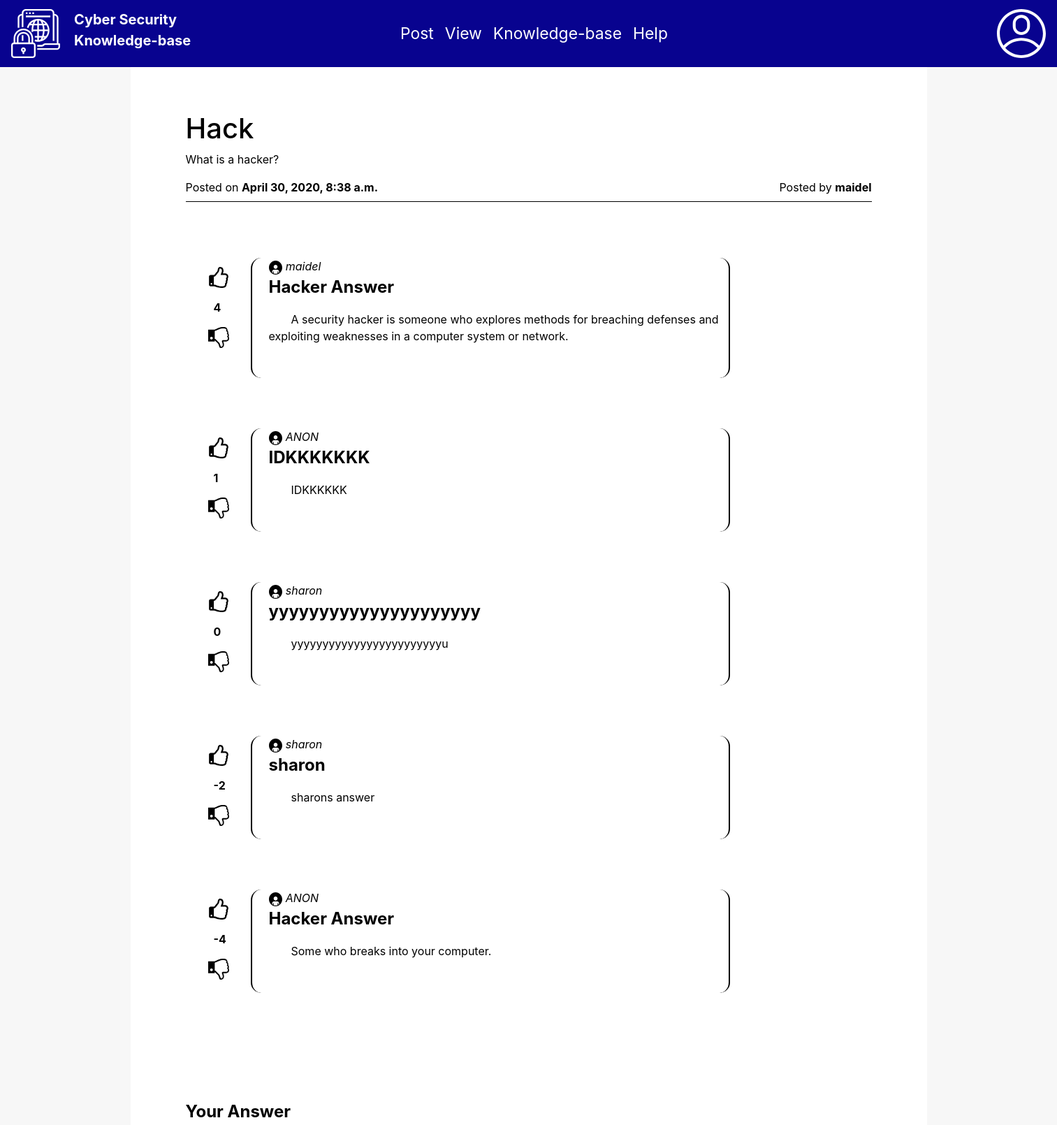
The app's page /question/8/hack (signed in, upper part), older data.
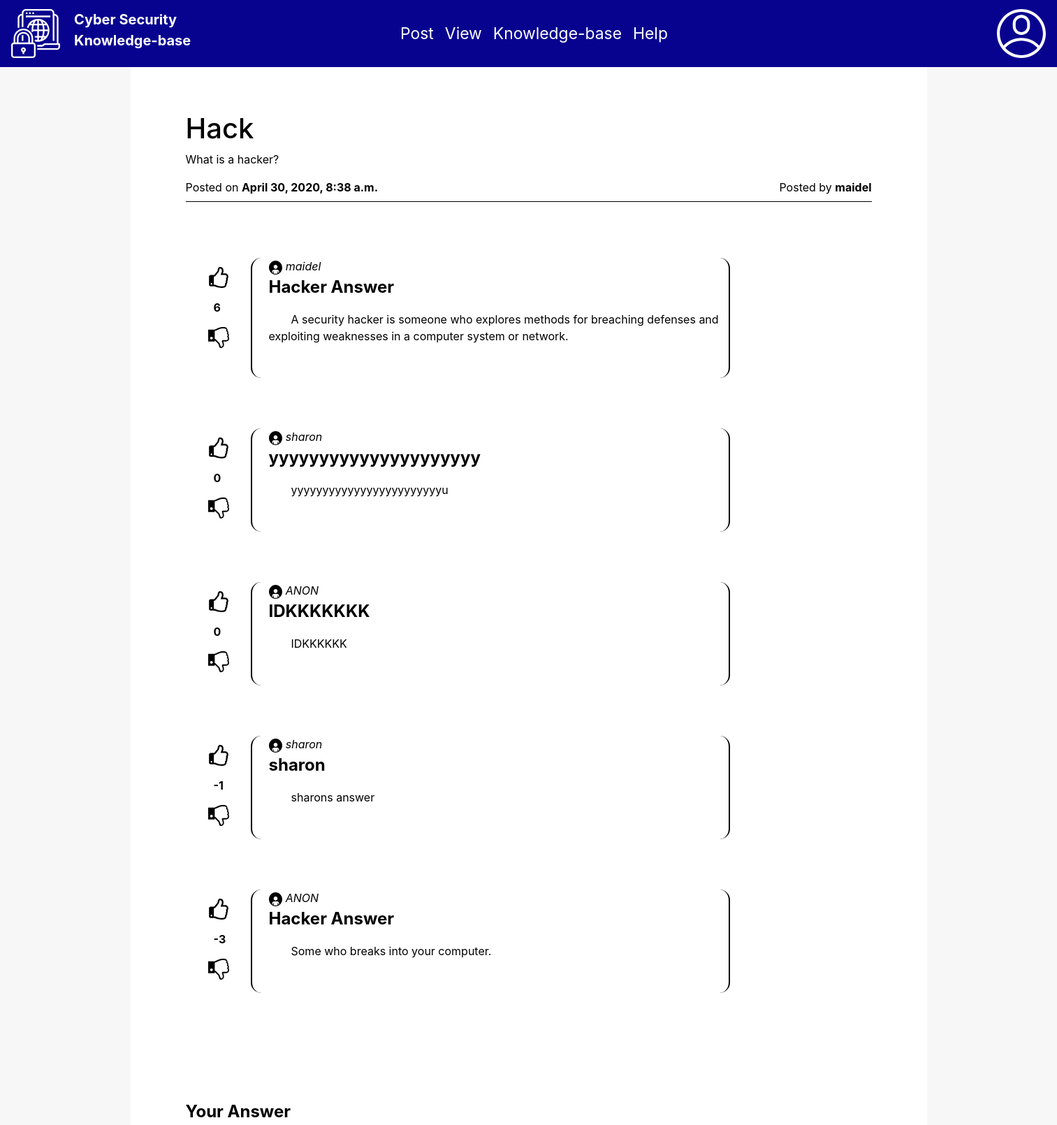
The same page, newer data.
### QuestionandAnswerForum/models.py (models this page shows, shortened)
class QuestionRelpy(models.Model):
    id = models.AutoField(primary_key = True)
    reply_header = models.CharField(max_length=120)
    content = models.TextField()
    submitted_by = models.ForeignKey(User, on_delete = models.PROTECT)
    reply_rank = models.IntegerField( default=0)
    question = models.ForeignKey(Question, on_delete = models.PROTECT)
    expertise_required = models.BooleanField(default = False)
    anonymous = models.BooleanField(default = True)
    slug = models.SlugField(max_length=40)
    def __str__(self):
        return str(self.reply_header)

### QuestionandAnswerForum/views.py (the view, shortened to what this page needs)
# urls.py: path('question/<int:question_id>/<slug:slug>', viewquestion),
def viewquestion(request, question_id, slug):
    if not request.user.is_authenticated:
       return redirect('http://127.0.0.1:8000/login')
    else:
        context = {}
        question = Question.objects.get(id=question_id, slug=slug)
        question_json = json.loads(serializers.serialize('json', [ question ]))[0]['fields']
        question_json['date_posted'] = question.date_posted
        question_json['qid'] = question.id
        question_json['question_text'] = question.content
        question_json['posted_by']=question.posted_by.username
        if(question.anonymous):
            question_json['posted_by']=question.posted_by.username
            question_json['posted_by']="ANON"
        else:
            question_json['posted_by']=question.posted_by.username
        context['question'] = question_json
        try:
            context['reply'] =  QuestionRelpy.objects.filter(question_id=question_id).order_by('-reply_rank')
            replylist= QuestionRelpy.objects.filter(question_id=question_id).order_by('-reply_rank')
            length=len(QuestionRelpy.objects.filter(question_id=question_id).order_by('-reply_rank'))
            nameslist=[]
            for i in range (0,(length)):
                if(context['reply'][i].anonymous == True):
                    nameslist.append(context['reply'][i].submitted_by.username)
                elif(context['reply'][i].anonymous==False):
                    nameslist.append("ANON")
            print(nameslist)
            context['replies']=zip(nameslist,replylist)
        except ObjectDoesNotExist:
            print("No Answers to this question")
        return render(request, 'view-question.html', context)

### QuestionandAnswerForum/templates/view-question.html (shortened to what this page needs)
{% extends 'base.html' %}
{% load static %}
  {% block body %}
	 <div class="container change-container-color">
     <div class="view-question">
        <h1>{{ question.question_title }}</h1>
        <p>{{ question.content|safe }}</p>
        <p class="questiondetails"><span style="float: left">Posted on <strong>{{ question.date_posted }}</strong></span><span style="float: right">Posted by <strong>{{ question.posted_by }}</strong></span></p>
      </div>
      {%for i,j in replies %}
      <div class="row change-margin">
        <div class="col-xs rate-margin">
             <p><a href="/questionreply/{{ j.id }}/{{ j.slug }}/upvote"><img src="{% static 'images/ups.svg' %}" width="30" height="30"></a></p>
             <p class="pl-2"><strong>{{j.reply_rank}}</strong></p>
               <p><a href="/questionreply/{{ j.id }}/{{ j.slug }}/downvote"><img src="{% static 'images/thumb-down.svg' %}" width="30" height="30"></a></p>
             </div>
            <div class="col">
     <div class="replies">
       <img src="{% static 'images/user.svg' %}" width="3%" height="3%">
       <span class="user-reply-name">{{i}}</span>
    <p class="reply-header"> {{j}}</p>
    <span class="reply-content">{{j.content}}</span>
</div>
    </div>
  </div>
 {% endfor %}
                <form class="answer"  method='POST'>
                  <p class="reply-header">Your Answer</p>
                  <label for="male">Make Post Anonymous</label><br>
                </form>
      {% endblock %}

Row changes from the older to the newer data that the page shows:
changed QuestionRelpy "maidel": reply_rank "4" → "6"
shown differently, row unchanged: QuestionRelpy "yyyyyyyyyyyyyyyyyyyyy": moves up the list
changed QuestionRelpy "IDKKKKKKK": reply_rank "1" → "0"
changed QuestionRelpy "sharons answer": reply_rank "-2" → "-1"
changed QuestionRelpy "Some who breaks into your computer.": reply_rank "-4" → "-3"
